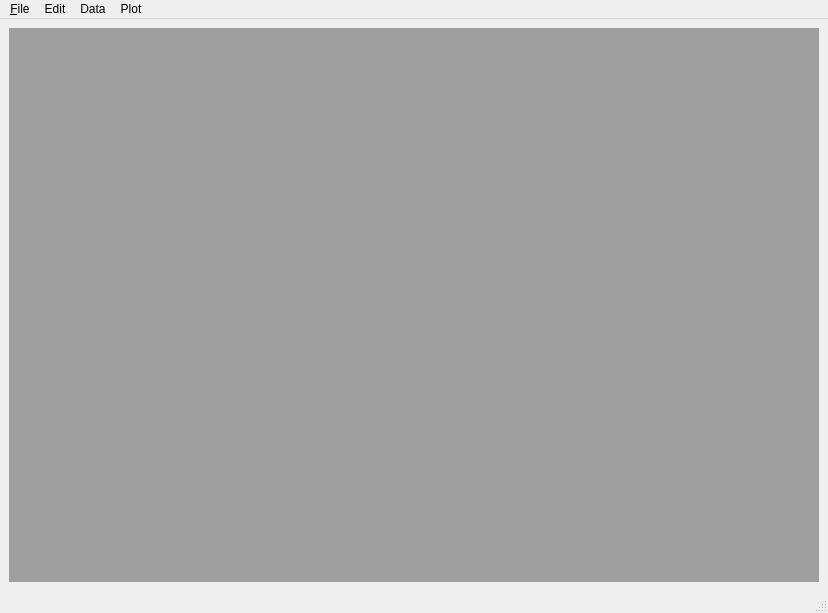
<?xml version="1.0" encoding="UTF-8"?>
<ui version="4.0">
 <class>MainWindow</class>
 <widget class="QMainWindow" name="MainWindow">
  <property name="geometry">
   <rect>
    <x>0</x>
    <y>0</y>
    <width>828</width>
    <height>613</height>
   </rect>
  </property>
  <property name="windowTitle">
   <string>PySciPlot</string>
  </property>
  <widget class="QWidget" name="centralwidget">
   <layout class="QHBoxLayout" name="horizontalLayout">
    <item>
     <widget class="QMdiArea" name="workspace">
      <property name="viewMode">
       <enum>QMdiArea::SubWindowView</enum>
      </property>
      <property name="documentMode">
       <bool>false</bool>
      </property>
     </widget>
    </item>
   </layout>
  </widget>
  <widget class="QMenuBar" name="menubar">
   <property name="geometry">
    <rect>
     <x>0</x>
     <y>0</y>
     <width>828</width>
     <height>23</height>
    </rect>
   </property>
   <widget class="QMenu" name="menuFile">
    <property name="title">
     <string>&amp;File</string>
    </property>
    <widget class="QMenu" name="menuNew">
     <property name="title">
      <string>New</string>
     </property>
     <addaction name="actionNew_Table"/>
    </widget>
    <addaction name="menuNew"/>
    <addaction name="actionSave_Project"/>
    <addaction name="actionSave_Project_As"/>
    <addaction name="separator"/>
    <addaction name="actionShow_Waves"/>
    <addaction name="actionShow_Figures"/>
    <addaction name="separator"/>
    <addaction name="actionPreferences"/>
    <addaction name="actionModules"/>
    <addaction name="separator"/>
    <addaction name="actionQuit"/>
   </widget>
   <widget class="QMenu" name="menuEdit">
    <property name="title">
     <string>Edit</string>
    </property>
   </widget>
   <widget class="QMenu" name="menuData">
    <property name="title">
     <string>Data</string>
    </property>
   </widget>
   <widget class="QMenu" name="menuPlot">
    <property name="title">
     <string>Plot</string>
    </property>
   </widget>
   <addaction name="menuFile"/>
   <addaction name="menuEdit"/>
   <addaction name="menuData"/>
   <addaction name="menuPlot"/>
  </widget>
  <widget class="QStatusBar" name="statusbar"/>
  <action name="actionQuit">
   <property name="text">
    <string>Quit</string>
   </property>
   <property name="shortcut">
    <string>Ctrl+Q</string>
   </property>
  </action>
  <action name="actionNew_Table">
   <property name="text">
    <string>New Table</string>
   </property>
   <property name="shortcut">
    <string>Ctrl+T</string>
   </property>
  </action>
  <action name="actionManage_Waves">
   <property name="text">
    <string>Manage Waves</string>
   </property>
   <property name="shortcut">
    <string>Ctrl+A</string>
   </property>
  </action>
  <action name="actionManage_Tables">
   <property name="text">
    <string>Manage Tables</string>
   </property>
  </action>
  <action name="actionShow_Waves">
   <property name="text">
    <string>Show Waves</string>
   </property>
  </action>
  <action name="actionEdit_Figure">
   <property name="text">
    <string>Edit Figure</string>
   </property>
  </action>
  <action name="actionShow_Figures">
   <property name="text">
    <string>Show Figures</string>
   </property>
   <property name="shortcut">
    <string>Ctrl+F</string>
   </property>
  </action>
  <action name="actionSave_Project">
   <property name="text">
    <string>Save Project</string>
   </property>
   <property name="shortcut">
    <string>Ctrl+S</string>
   </property>
  </action>
  <action name="actionSave_Project_As">
   <property name="text">
    <string>Save Project As</string>
   </property>
   <property name="shortcut">
    <string>Ctrl+Shift+S</string>
   </property>
  </action>
  <action name="actionPreferences">
   <property name="text">
    <string>Preferences</string>
   </property>
  </action>
  <action name="actionModules">
   <property name="text">
    <string>Modules</string>
   </property>
  </action>
 </widget>
 <resources/>
 <connections/>
</ui>
